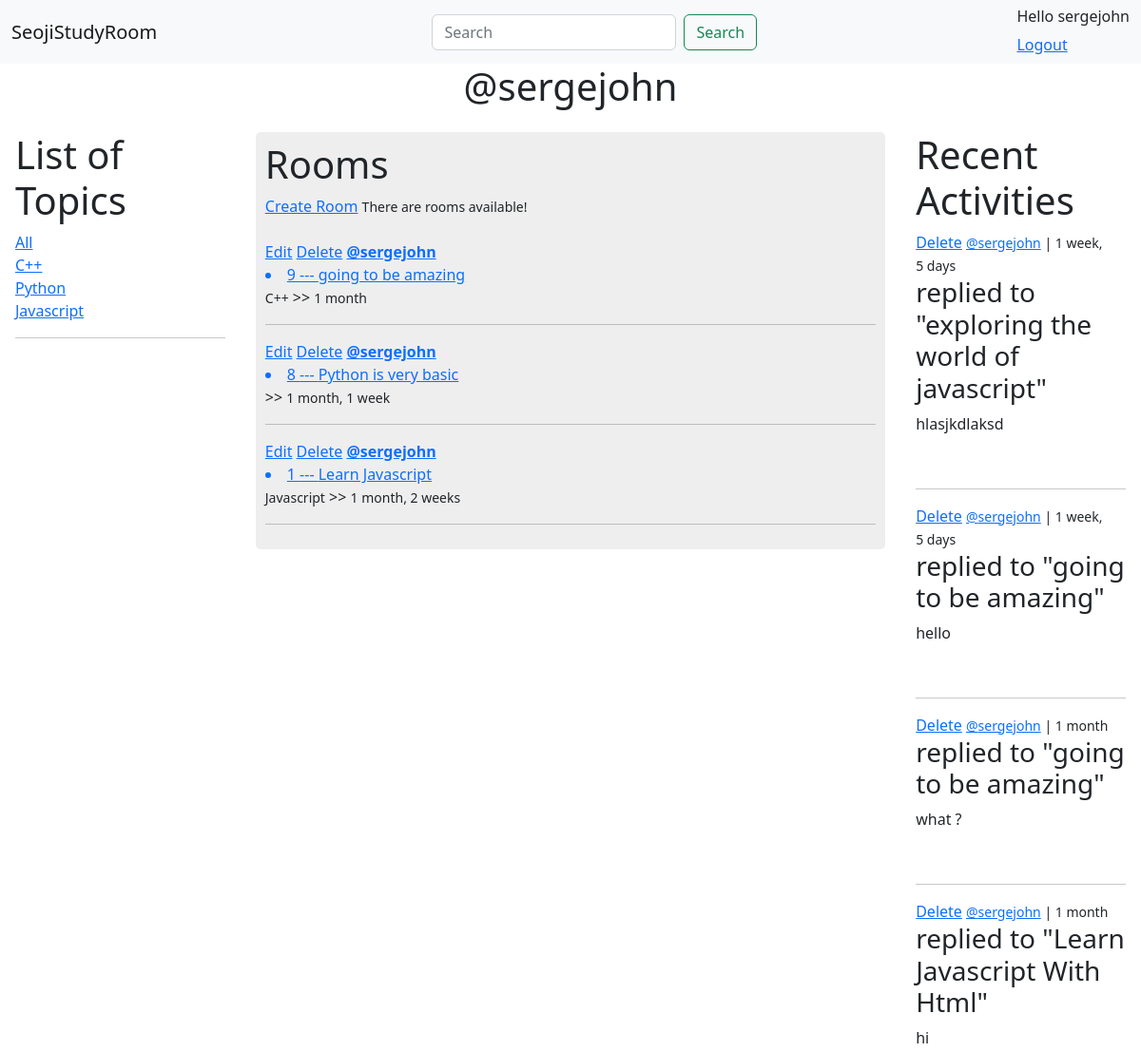
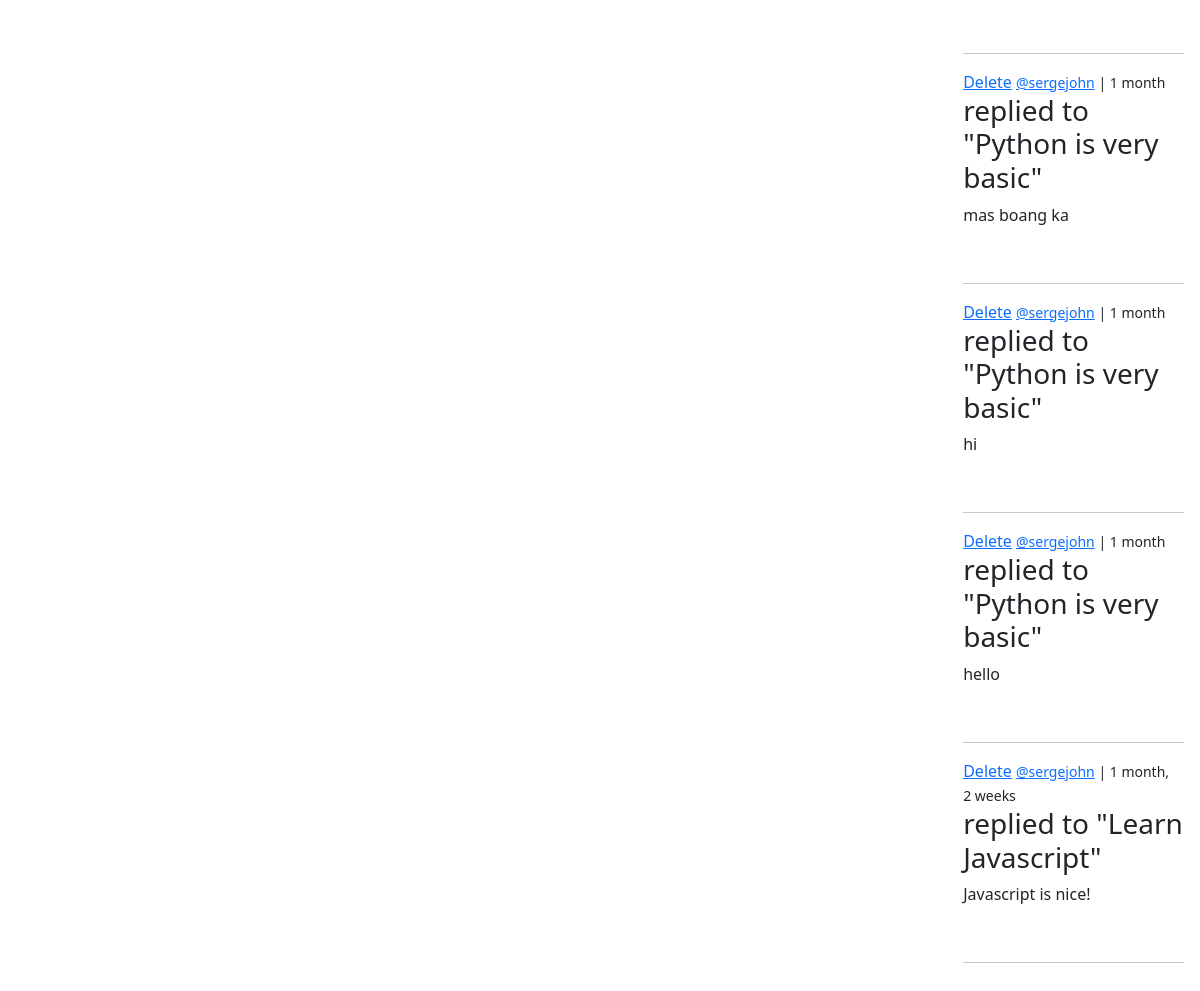
The app's page /user_profile/1 (signed in) with its own data (2 pictures, top to bottom).
### base/models.py (models this page shows, shortened)
class Topic(models.Model):
    name = models.CharField(max_length=200)

class Room(models.Model):
    host = models.ForeignKey(User, on_delete=models.SET_NULL, null=True)
    topic = models.ForeignKey(Topic, on_delete=models.SET_NULL, null=True)
    name = models.CharField(max_length=200)
    description = models.TextField(null=True, blank=True)
    participants = models.ManyToManyField(User, related_name='participants', null=True)
    updated = models.DateTimeField(auto_now=True)
    created = models.DateTimeField(auto_now_add=True)
    class Meta:
        ordering = ['-created', '-updated']
    def __str__(self):
        return self.name

class Message(models.Model):
    user = models.ForeignKey(User, on_delete=models.CASCADE)
    room = models.ForeignKey(Room, on_delete=models.CASCADE)
    body = models.TextField()
    updated = models.DateTimeField(auto_now=True)
    created = models.DateTimeField(auto_now_add=True)
    class Meta:
        ordering = ['-created', '-updated']
    def __str__(self):
        return self.body[0:50]

### base/views.py (the view)
# urls.py: path('user_profile/<str:id>', views.user_profile, name='user-profile'),
def user_profile(request, id):
    user = User.objects.get(pk=id)
    rooms = user.room_set.all()
    topic = Topic.objects.all()
    room_messages = user.message_set.all()
    context = { 'rooms': rooms, 'user': user, 'topics': topic, 'room_messages': room_messages}
    return render(request, 'base/user_profile.html', context)

### base/templates/base/user_profile.html (shortened to what this page needs)
{% extends 'layout.html' %}
{% block body %}
<h1 class="user">@{{user.username}}</h1>
<div class="profile-container">
    <div >
        {% include 'base/topic_component.html' %}
    </div>
    <div class="rooms-container">
        {% include 'base/room_component.html' %}
    </div>
    <div>
        {% include 'base/activity_component.html' %}
    </div>
</div>
{% endblock %}

### templates/navbar.html
<nav class="navbar bg-light">
    <div class="container-fluid">
      <a class="navbar-brand" href="{% url 'home' %}">SeojiStudyRoom</a>
      <form class="d-flex" role="search" method="GET" action="{% url 'home' %}">
        <input class="form-control me-2" type="search" placeholder="Search" aria-label="Search" name="q">
        <button class="btn btn-outline-success" type="submit">Search</button>
      </form>
      <div>
         {% if request.user.is_authenticated %}
        <h6>Hello {{request.user}}</h6>
        <a href="{% url 'logout' %}">Logout</a>
        {% else %}
        <a href="{% url 'login' %}">Login</a>
        {% endif %}</div>
    </div>
</nav>

### base/templates/base/topic_component.html
<div class="topics-container">
    <h1>List of Topics</h1>
    <a href="{% url 'home' %}">All</a>
    {% for topic in topics %}
    <div>
        <a href="{% url 'home' %}?q={{topic.name}}">{{topic.name}}</a>
    </div>
    {% endfor %}
    <hr>
</div>

### base/templates/base/room_component.html
<div class="rooms-container">
    <h1>Rooms</h1><span><a href="{% url 'create-room' %}">Create Room</a></span>
    <small>There are {{rooms_count}} rooms available!</small><br><br>
    {% for room in rooms %}
    {% if request.user == room.host %}
    <a href="{% url 'update-room' room.id %}">Edit</a>
    <a href="{% url 'delete-room' room.id %}">Delete</a>
    {% endif %}
    <a href="{% url 'user-profile' room.host.id %}"><span><b>@{{room.host}}</b></span></a>
    <a href="{% url 'room' room.id %}"><li>{{room.id}} --- {{room.name}} </li></a>
    <small>{{room.topic.name}}</small>  >>
    <small>{{room.created|timesince}}</small>
    <hr>
    {% endfor %}
</div>

### base/templates/base/activity_component.html
<div class="recent-activities">
    <h1>Recent Activities</h1>
    {% for message in room_messages %}
    {% if request.user.is_authenticated %}
    {% if request.user == message.user %}
        <a href="{% url 'delete-message' message.id %}">Delete</a>
    {% endif %}
    {% endif %}
    <small><a href="{% url 'user-profile' message.user.id %}">@{{message.user}}</a> | {{message.created|timesince}}</small>
    <h3>replied to "{{message.room}}"</h3>
    <p>{{message}}</p>
    <br><hr>
    {%endfor%}
</div>

### base/templates/base/user_profile.html (style rules this page uses)
.profile-container { display: grid; grid-template-columns: 1fr 3fr 1fr; padding: 1rem; gap: 2rem; align-items: flex-start; }
.rooms-container { background-color: #eee; border-radius: 5px; padding: 5px; }
.user { text-align: center; }

### records on screen
Topic: name "C++"
Topic: name "Python"
Topic: name "Javascript"
Room: shows "Edit", host "sergejohn", id "9", name "going to be amazing", topic.name "C++", created "1 month"
Room: shows "Edit", host "sergejohn", id "8", name "Python is very basic", created "1 month, 1 week"
Room: shows "Edit", host "sergejohn", id "1", name "Learn Javascript", topic.name "Javascript", created "1 month, 2 weeks"
Message: shows "Delete", user "sergejohn", created "1 week, 5 days", room "exploring the world of javascript", body "hlasjkdlaksd"
Message: shows "Delete", user "sergejohn", created "1 week, 5 days", room "going to be amazing", body "hello"
Message: shows "Delete", user "sergejohn", created "1 month", room "going to be amazing", body "what ?"
Message: shows "Delete", user "sergejohn", created "1 month", room "Learn Javascript With Html", body "hi"
Message: shows "Delete", user "sergejohn", created "1 month", room "Python is very basic", body "mas boang ka"
Message: shows "Delete", user "sergejohn", created "1 month", room "Python is very basic", body "hi"
Message: shows "Delete", user "sergejohn", created "1 month", room "Python is very basic", body "hello"
Message: shows "Delete", user "sergejohn", created "1 month, 2 weeks", room "Learn Javascript", body "Javascript is nice!"

### other values on screen
{{ request.user }} "sergejohn"
{{ user.username }} "sergejohn"
